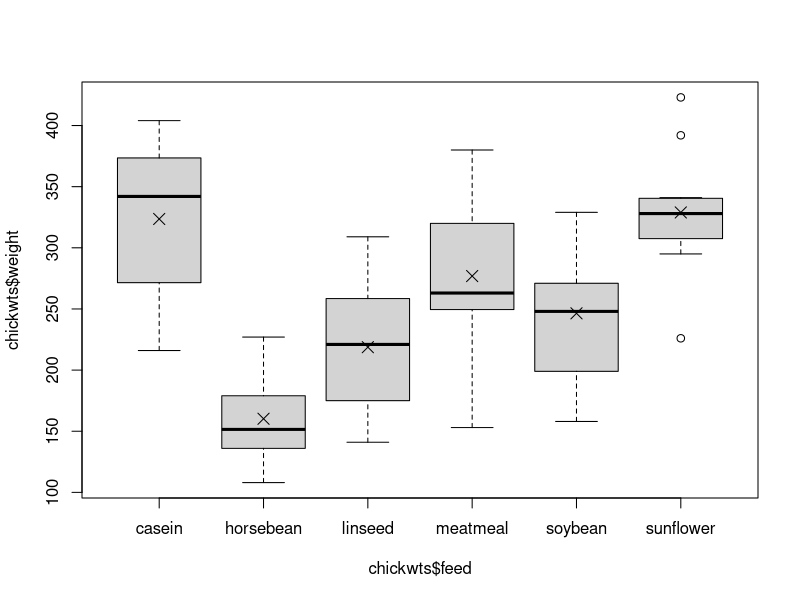
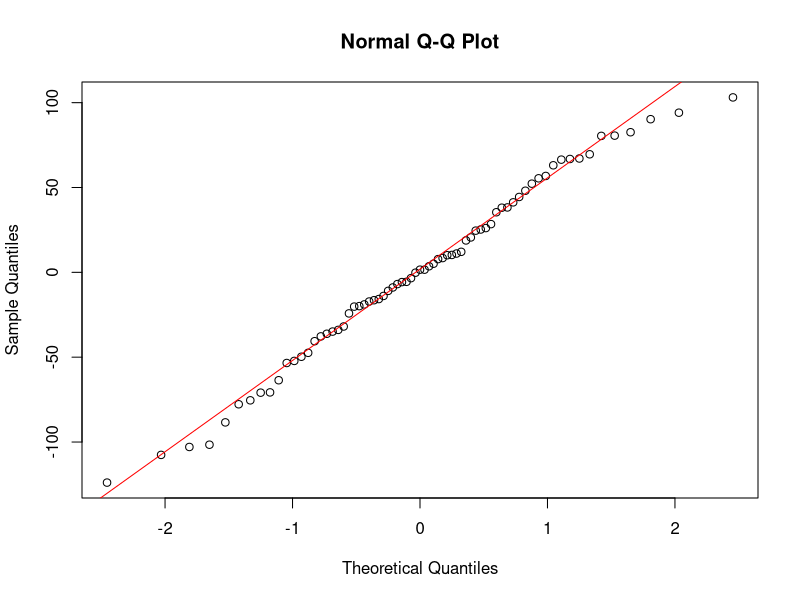
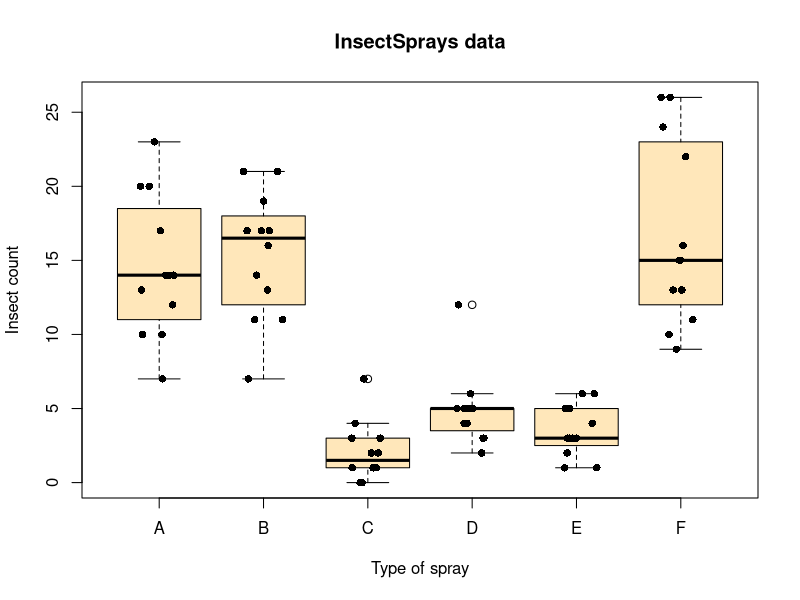
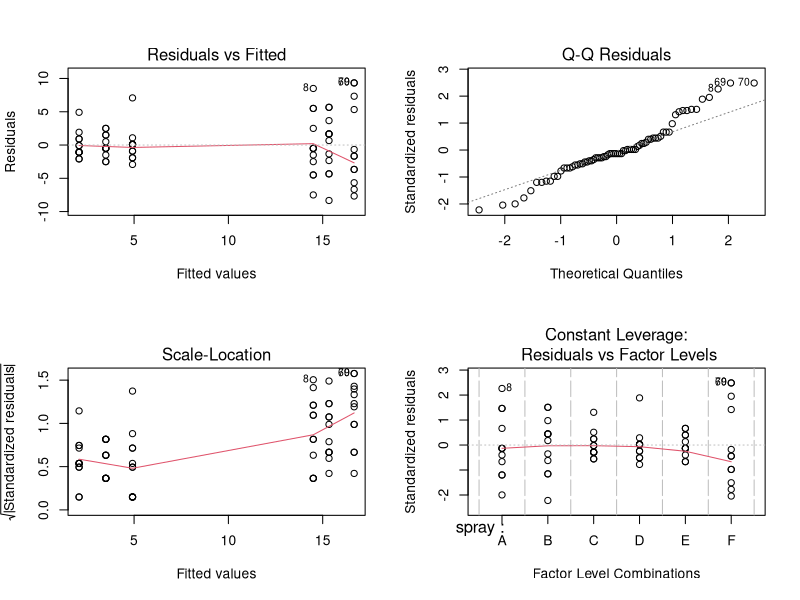
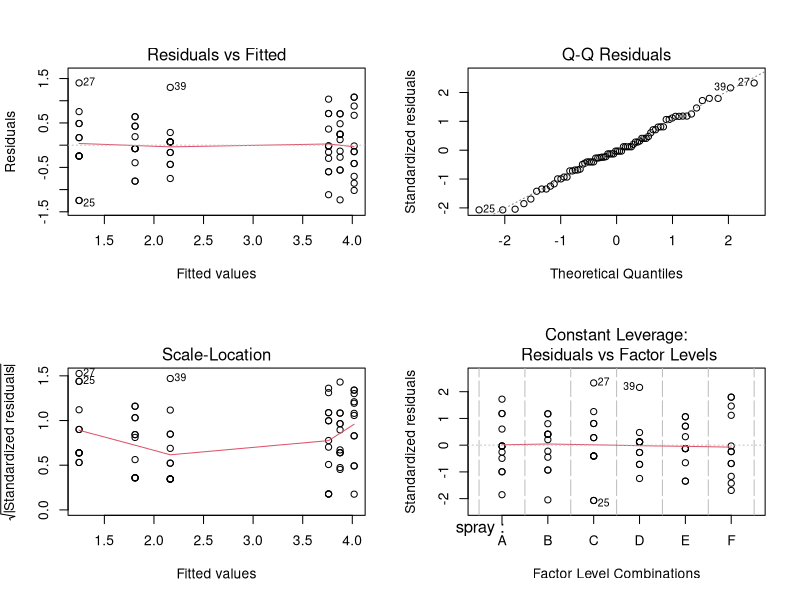
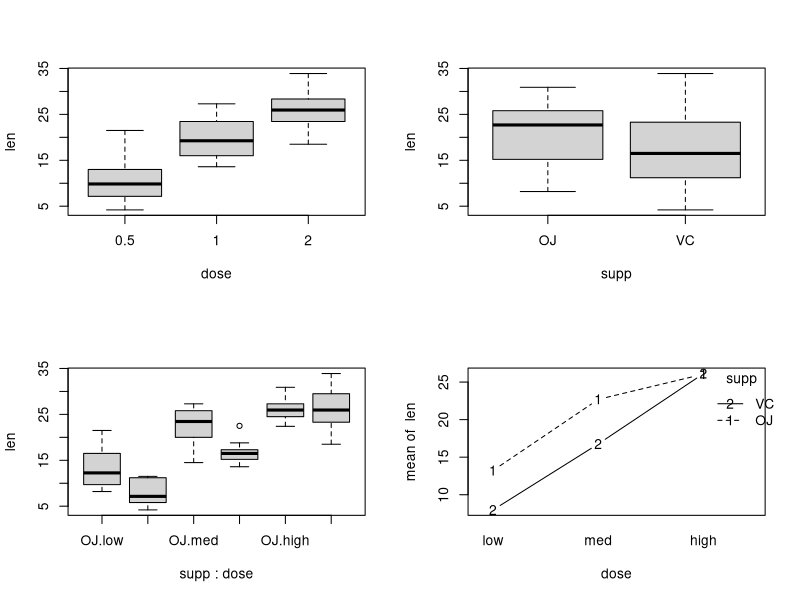
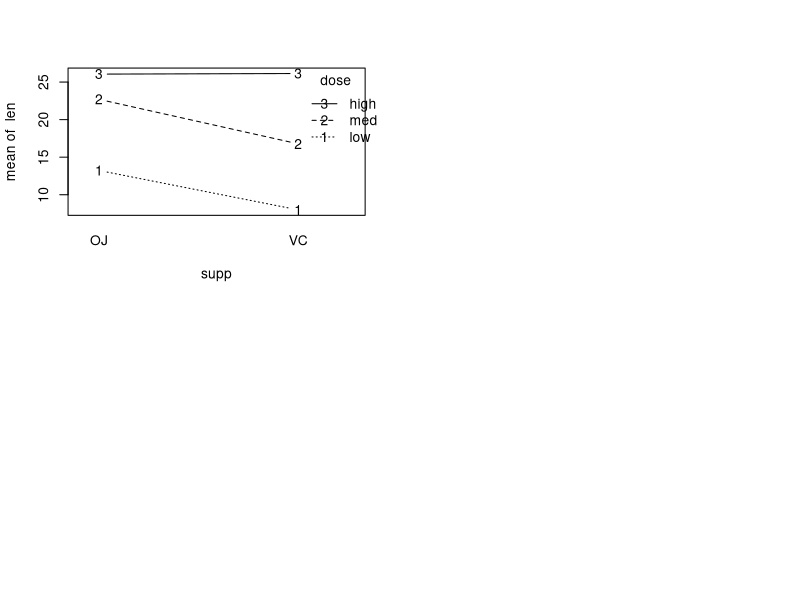
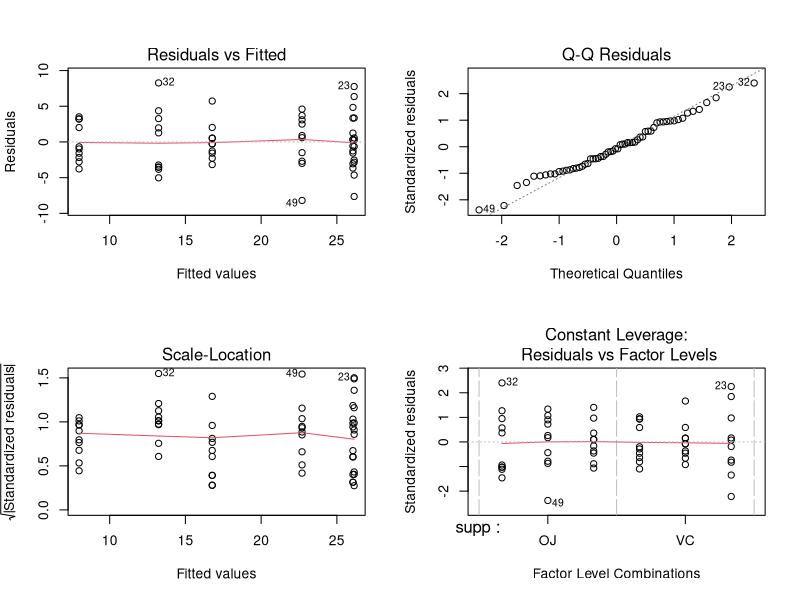

These charts were generated, in order, by the following R code:
## ---- chunk 1
knitr::opts_chunk$set(echo = TRUE, message = FALSE, warning = FALSE)
solution <- TRUE
## ---- chunk 2
# Create a data frame with heights
data <- data.frame(
  City = rep(c("A", "B", "C"), each = 10),
  Height = c(170, 175, 180, 165, 172, 168, 173, 169, 171, 175,
             160, 165, 170, 155, 162, 158, 163, 159, 161, 165,
             180, 185, 190, 175, 182, 178, 183, 179, 181, 185)
)

# Perform one-way ANOVA
result <- aov(Height ~ City, data = data)
summary(result)
## ---- chunk 3
# Create a data frame with weights
data <- data.frame(
  Treatment = rep(c("A", "B", "C", "D"), each = 25),
  Gender = rep(c("Male", "Female"), times = 50),
  Weight = c(70, 75, 80, 85, 90, 65, 70, 75, 80, 85,
             60, 65, 70, 75, 80, 55, 60, 65, 70, 75,
             75, 80, 85, 90, 95, 70, 75, 80, 85, 90,
             65, 70, 75, 80, 85, 60, 65, 70, 75, 80,
             80, 85, 90, 95, 100, 75, 80, 85, 90, 95,
             70, 75, 80, 85, 90, 65, 70, 75, 80, 85,
             85, 90, 95, 100, 105, 80, 85, 90, 95, 100,
             75, 80, 85, 90, 95, 70, 75, 80, 85, 90,
             90, 95, 100, 105, 110, 85, 90, 95, 100, 105,
             80, 85, 90, 95, 100, 75, 80, 85, 90, 95)
)

# Perform two-way ANOVA
result <- aov(Weight ~ Treatment * Gender, data = data)
summary(result)
## ---- chunk 4
data("chickwts")
## ---- chunk 5
table(chickwts$feed)
chick.means <- tapply(chickwts$weight,INDEX=chickwts$feed,FUN=mean)
chick.means
## ---- chunk 6
plot.new()
boxplot(chickwts$weight~chickwts$feed)
points(1:6,chick.means,pch=4,cex=1.5)
## ---- chunk 7
library(car)
leveneTest(chickwts$weight~chickwts$feed)

## ---- chunk 8
# Perform ANOVA
anova_model <- aov(weight ~ feed, data = chickwts)
summary(anova_model)
## ---- chunk 9
# Extract residuals
residuals_anova <- residuals(anova_model)

# Perform Shapiro-Wilk test for normality of residuals
shapiro.test(residuals_anova)
## ---- chunk 10
qqnorm(residuals_anova)
qqline(residuals_anova, col = "red")
## ---- chunk 11
attach(InsectSprays)
boxplot(count ~ spray, data = InsectSprays,
xlab = "Type of spray", ylab = "Insect count",
main = "InsectSprays data", col = 'wheat1')
points(count ~ jitter(as.numeric(spray)), data = InsectSprays, pch = 16)
## ---- chunk 12
cat("Variance seems to be proportional to insect count.")
## ---- chunk 13
fm1 <- aov(count ~ spray, data = InsectSprays)
summary(fm1)
## ---- chunk 14
cat("The $p$-value for the test of no treatment effect is practically zero, so we reject the null hypothesis.")
## ---- chunk 15
cat("We use `model.tables` for this. The average values are")
## ---- chunk 16
model.tables(fm1, 'means', se = TRUE)
## ---- chunk 17
cat("and the effects are")
## ---- chunk 18
model.tables(fm1, se = TRUE)
## ---- chunk 19
cat("The estimated variance for the experiments error is found in the anova table as the MSE for residuals, which in this case is 15.4. The standard deviation is")
## ---- chunk 20
sqrt(15.4)
## ---- chunk 21
par(mfrow=c(2,2))
plot(fm1)
## ---- chunk 22
cat("In this case the plots do not look good. The first one shows that variance increases with fitted value: The
points on the right of the graph, which correspond to larger fitted values, have a wider spread than the points
on the left of the graph.\n
On the other hand, the qq normal plot shows a good fit at the center of the sample, but both tails are from
the straight line.\n
The third graph shows that dispersion of the data increases with fitted values. The fourth plot is not very
informative in this case.")
## ---- chunk 23
library(car)
leveneTest(count ~ spray)
leveneTest(fm1)
shapiro.test(resid(fm1))
## ---- chunk 24
cat("Levene’s test has a small $p$-value and we reject the hypothesis of homoscedasticity. The Shapiro-Wilk test has a moderately small $p$-value, and the normality hypothesis for the residuals may be suspect.")
## ---- chunk 25
fm2 <- aov(sqrt(count) ~ spray, data = InsectSprays)
summary(fm2)
## ---- chunk 26
cat("Again, the $p$-value for the overall test is practically zero. Observe the reduction in MSE, which is the estimated error variance.")
## ---- chunk 27
par(mfrow=c(2,2))
plot(fm2)
## ---- chunk 28
cat("All plots look much better now. The first, third, and fourth show a more homogeneous spread of points for all fitted values, and in the second the fit is very good, so the hypothesis of normality seems to be valid now.")
## ---- chunk 29
leveneTest(sqrt(count) ~ spray)
shapiro.test(resid(fm2))
## ---- chunk 30
cat("In this case, both tests have large $p$-values and we cannot reject the hypotheses of homoscedasticity and Gaussianity for the residuals.")
## ---- chunk 31
cat("We can use the Kruskal-Wallis test. This assumes that the distributions are continuous and that the samples
are independent.")
## ---- chunk 32
kruskal.test(sqrt(count) ~ spray)
detach(InsectSprays)
## ---- chunk 33
cat("The $p$-value is very small, so we reject the null hypothesis of equal means.")
## ---- chunk 34
str(ToothGrowth)
head(ToothGrowth)
psych::describe(ToothGrowth)
boxplot(len ~ dose, data = ToothGrowth)
boxplot(len ~ supp, data = ToothGrowth)
## ---- chunk 35
ToothGrowth$dose <- factor(ToothGrowth$dose,
                           levels=c(0.5,1.0,2.0),
                           labels=c("low","med","high"))
str(ToothGrowth)
attach(ToothGrowth)
tapply(len, dose, mean)
## ---- chunk 36
boxplot(len ~ supp * dose, data=ToothGrowth)
## ---- chunk 37
interaction.plot(x.factor=dose, trace.factor=supp,
                 response=len, fun=mean, type='b')
interaction.plot(x.factor=supp, trace.factor=dose,
                 response=len, fun=mean, type='b')
## ---- chunk 38
cat("There might be some interactions but do not seem to be very important.")
## ---- chunk 39
modelA <- lm(len ~ supp * dose)
anova(modelA)
summary(modelA)
## ---- chunk 40
modA <- aov(len ~ supp * dose)
summary(modA)
summary.lm(modA)
## ---- chunk 41
par(mfrow=c(2,2))
plot(modA)
## ---- chunk 42
modA.tky1 <- TukeyHSD(modA, which = c('dose'))
plot(modA.tky1)
(modA.tky2 <- TukeyHSD(modA))
## ---- chunk 43
par(mfrow = c(3,1))
plot(modA.tky2)
## ---- chunk 44
modelB <- lm(len ~ supp + dose)
anova(modelB)
anova(modelA, modelB)
## ---- chunk 45
modelC <- lm(len ~ supp:dose)
anova(modelA, modelC)
anova(modelB)
detach(ToothGrowth)
